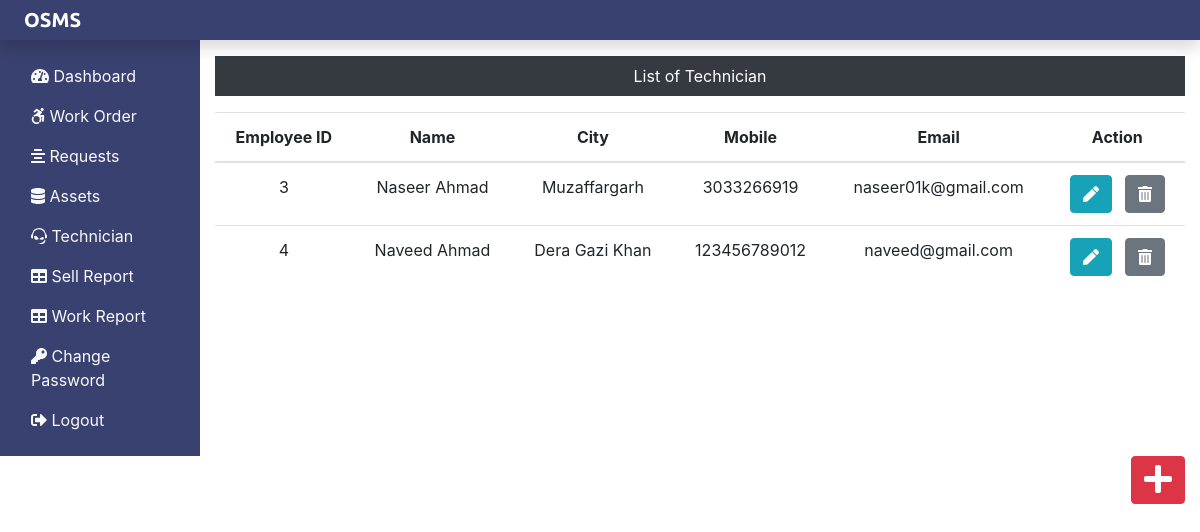
Screenshot of /Admin/technician.php (signed in) with the database file from the repository.
### tables this page shows
CREATE TABLE `technician_tb` (
  `empid` int(11) NOT NULL,
  `empName` varchar(60) NOT NULL,
  `empCity` varchar(60) NOT NULL,
  `empMobile` bigint(20) NOT NULL,
  `empEmail` varchar(60) NOT NULL
);

### Admin/technician.php (the view, shortened to what this page needs)
<?php
include('includes/header.php');
include('../dbcon.php');
?>
    <div class="col-sm-9 col-md-10 mt-3 text-center">
        <p class="bg-dark text-white p-2">List of Technician</p>
        <?php
            $sql="select *from technician_tb";
            $result=$conn->query($sql);
            if($result->num_rows>0){
                echo '<table class="table">';
                 echo '<thead>';
                  echo '<tr>';
                   echo '<th scope="col">Employee ID</th>';
                   echo '<th scope="col">Name</th>';
                   echo '<th scope="col">City</th>';
                   echo '<th scope="col">Mobile</th>';
                   echo '<th scope="col">Email</th>';
                   echo '<th scope="col">Action</th>';
                  echo '</tr>';
                 echo '</thead>';
                 echo '<tbody>';
                  while($row=$result->fetch_assoc()){
                      echo '<tr>';
                       echo '<td>'.$row["empid"].'</td>';
                       echo '<td>'.$row["empName"].'</td>';
                       echo '<td>'.$row["empCity"].'</td>';
                       echo '<td>'.$row["empMobile"].'</td>';
                       echo '<td>'.$row["empEmail"].'</td>';
                       echo '<td>';
                        echo '<form action="editemp.php" method="POST" class="d-inline">';
                         echo '<input type="hidden" name="id" value='.$row["empid"].'>
                         <button type="submit" class="btn btn-info mr-2" name="edit" value="Edit"
                         ><i class="fas fa-pen"></i></button>';
                        echo '</form>';
                        echo '<form action="" method="POST" class="d-inline">';
                        echo '<input type="hidden" name="id" value='.$row["empid"].'>
                        <button type="submit" class="btn btn-secondary" name="delete" value="Delete"
                        ><i class="fas fa-trash-alt"></i></button>';
                       echo '</form>';
                       echo '</td>';
                      echo '</tr>';
                  }
                 echo '</tbody>';
                echo '</table>';
            } else{
                echo '0 Result';
            }
        ?>
    </div>
        </div>
        <div class="float-right"><a href="insertemp.php" class="btn btn-danger">
        <i class="fas fa-plus fa-2x"></i></a></div>
    </div>
</body>
</html>

### rows the page displays
technician_tb: empid "3", empName "Naseer Ahmad", empCity "Muzaffargarh", empMobile "3033266919", empEmail "naseer01k@gmail.com"
technician_tb: empid "4", empName "Naveed Ahmad", empCity "Dera Gazi Khan", empMobile "123456789012", empEmail "naveed@gmail.com"
